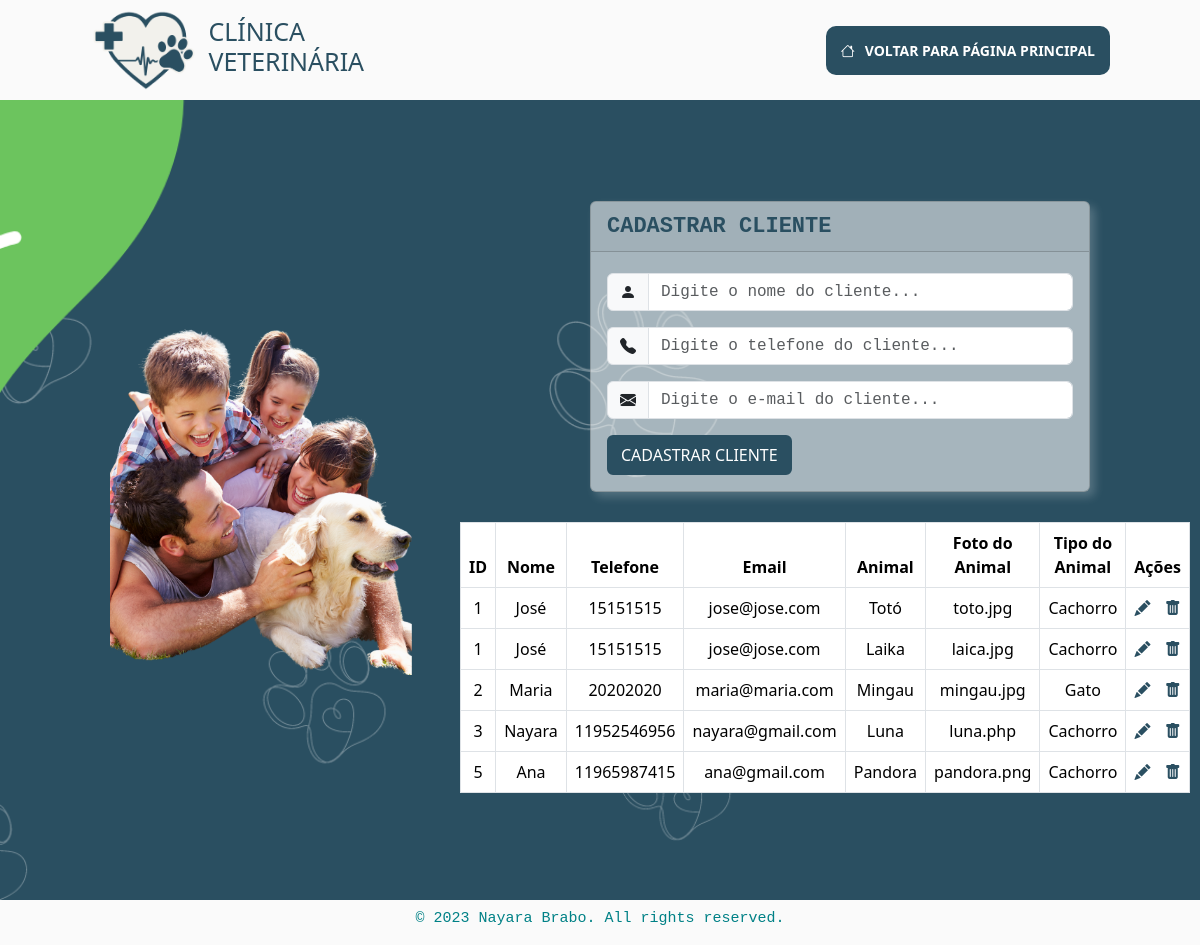
The app's page /addCliente.php with its own data.
### tables this page shows
CREATE TABLE `tbanimal` (
  `codAnimal` int(11) NOT NULL,
  `nomeAnimal` varchar(100) NOT NULL,
  `fotoAnimal` varchar(255) DEFAULT NULL,
  `codTipoAnimal` int(11) DEFAULT NULL,
  `codCliente` int(11) DEFAULT NULL
);

CREATE TABLE `tbcliente` (
  `codCliente` int(11) NOT NULL,
  `nomeCliente` varchar(100) NOT NULL,
  `telefoneCliente` varchar(20) DEFAULT NULL,
  `EmailCliente` varchar(100) DEFAULT NULL
);

CREATE TABLE `tbtipoanimal` (
  `codTipoAnimal` int(11) NOT NULL,
  `tipoAnimal` varchar(50) NOT NULL
);

### addCliente.php (the view, shortened to what this page needs)
<?php
include("conn.php");
$edit = false;
$nomeCliente = $telefoneCliente = $emailCliente = '';
$clientes = $pdo->query('SELECT c.*, a.nomeAnimal, a.fotoAnimal, t.tipoAnimal
                         FROM tbCliente c
                         LEFT JOIN tbAnimal a ON c.codCliente = a.codCliente
                         LEFT JOIN tbTipoAnimal t ON a.codTipoAnimal = t.codTipoAnimal')->fetchAll(PDO::FETCH_ASSOC);
?>
<!DOCTYPE html>
<html lang="pt-BR">
<head>
    <link href="https://cdn.jsdelivr.net/npm/bootstrap@5.3.3/dist/css/bootstrap.min.css" rel="stylesheet">
    <link rel="stylesheet" href="https://cdn.jsdelivr.net/npm/bootstrap-icons@1.8.1/font/bootstrap-icons.css">
    <link rel="stylesheet" href="css/style.css">
</head>
<body>
    <header>
        <div class="logo">
            <img src="img/icon.png" alt="">
            <h3 class="text-uppercase">Clínica Veterinária</h3>
        </div>
        <div class="atendimento">
            <a href="index.php"><i style="margin-right: 10px;" class="bi bi-house"></i>VOLTAR PARA PÁGINA PRINCIPAL</a>
        </div>
    </header>
    <div class="banner imgCliente">
        <img class="imgCliente" src="img/client.png" alt="">
        <div class="cadastro">
            <div class="card">
                <div class="card-header font-monospace"><?php echo $edit ? 'EDITAR CLIENTE' : 'CADASTRAR CLIENTE'; ?></div>
                <div class="card-body">
                    <form action="" method="POST">
                        <div class="input-group flex-nowrap mb-3">
                            <span class="input-group-text" id="addon-wrapping"><i class="bi bi-person-fill"></i></span>
                            <input type="text" class="form-control font-monospace" placeholder="Digite o nome do cliente..." aria-label="Nome" aria-describedby="addon-wrapping" name="nomeCliente" value="<?php echo htmlspecialchars($nomeCliente); ?>" required>
                        </div>
                        <div class="input-group flex-nowrap mb-3">
                            <span class="input-group-text" id="addon-wrapping"><i class="bi bi-telephone-fill"></i></span>
                            <input type="text" class="form-control font-monospace" placeholder="Digite o telefone do cliente..." aria-label="Telefone" aria-describedby="addon-wrapping" name="telefoneCliente" value="<?php echo htmlspecialchars($telefoneCliente); ?>" required>
                        </div>
                        <div class="input-group flex-nowrap mb-3">
                            <span class="input-group-text" id="addon-wrapping"><i class="bi bi-envelope-fill"></i></span>
                            <input type="email" class="form-control font-monospace" placeholder="Digite o e-mail do cliente..." aria-label="Email" aria-describedby="addon-wrapping" name="emailCliente" value="<?php echo htmlspecialchars($emailCliente); ?>" required>
                        </div>
                        <input type="submit" value="<?php echo $edit ? 'EDITAR CLIENTE' : 'CADASTRAR CLIENTE'; ?>" class="btn btn-primary">
                    </form>
                </div>
            </div>
            <div class="table-container">
                <table class="table table-bordered">
                    <thead>
                        <tr>
                            <th>ID</th>
                            <th>Nome</th>
                            <th>Telefone</th>
                            <th>Email</th>
                            <th>Animal</th>
                            <th>Foto do Animal</th>
                            <th>Tipo do Animal</th>
                            <th>Ações</th>
                        </tr>
                    </thead>
                    <tbody>
                        <?php foreach ($clientes as $cliente) : ?>
                            <tr>
                                <td><?php echo htmlspecialchars($cliente['codCliente']); ?></td>
                                <td><?php echo htmlspecialchars($cliente['nomeCliente']); ?></td>
                                <td><?php echo htmlspecialchars($cliente['telefoneCliente']); ?></td>
                                <td><?php echo htmlspecialchars($cliente['EmailCliente']); ?></td>
                                <td><?php echo htmlspecialchars($cliente['nomeAnimal'] ?? ''); ?></td>
                                <td><?php echo htmlspecialchars($cliente['fotoAnimal'] ?? ''); ?></td>
                                <td><?php echo htmlspecialchars($cliente['tipoAnimal'] ?? ''); ?></td>
                                <td>
                                    <a href="addCliente.php?edit=<?php echo $cliente['codCliente']; ?>" class="edit-btn"><i style="margin-right: 10px;" class="bi bi-pencil-fill"></i></a>
                                    <a href="addCliente.php?delete=<?php echo $cliente['codCliente']; ?>" class="delete-btn"><i class="bi bi-trash-fill"></i></a>
                                </td>
                            </tr>
                        <?php endforeach; ?>
                    </tbody>
                </table>
            </div>
        </div>
    </div>
    <footer>
        <h5 class="font-monospace" style="font-size: 15px; color: #008186;">&copy; 2023 Nayara Brabo. All rights reserved.</h5>
    </footer>
</body>
</html>

### css/style.css (style rules this page uses)
body { display: flex; flex-direction: column; justify-content: end; align-items: center; }
header { display: flex; justify-content: space-between; align-items: center; background-color: #fafafa; height: 100px; width: 100vw; }
.logo { display: flex; align-items: center; }
.logo img { margin-left: 90px; margin-right: 10px; height: 80px; }
.logo h3 { width: 100px; color: #2a4f61; font-size: 25px; }
.atendimento { margin-right: 90px; }
.atendimento a { padding: 15px; border-radius: 10px; color: white; font-weight: bold; font-size: 14px; text-decoration: none; background-color: #2a4f61; transition: all 0.3s; position: relative; }
.banner { display: flex; justify-content: center; align-items: center; width: 100vw; height: 100vh; }
.banner::before { content: ""; background-image: url(../img/background.png); background-repeat: no-repeat; background-size: cover; background-position: center; width: 100vw; height: 100vh; position: absolute; z-index: -1; }
.banner img { margin-left: 20px; height: 400px; }
.imgCliente img { margin-left: 130px; height: 350px; }
.card { margin: 10px; width: 500px; background-color: rgb(250, 250, 250, 0.6); box-shadow: 5px 5px 10px 0px rgba(255, 255, 255, 0.2); }
.card-header { font-size: 22px; font-weight: bold; color: #2a4f61; }
.input-group { margin-top: 5px; margin-bottom: 20px; }
.btn { background-color: #2a4f61; border: 2px #2a4f61 solid; transition: all 0.3s; position: relative; }
.cadastro { display: flex; flex-direction: column; justify-content: center; align-items: center; }
.table-container { margin-top: 20px; margin-right: 30px; }
table { background-color: #fafafa; color: #2a4f61; }
table th, table td { padding: 10px; text-align: center; }
.edit-btn, .delete-btn { color: #2a4f61; }
footer { display: flex; justify-content: center; align-items: center; background-color: #fafafa; height: 45px; width: 100vw; }

### records on screen
tbanimal: codCliente.codCliente "1", codCliente.nomeCliente "José", codCliente.telefoneCliente "15151515", codCliente.EmailCliente "jose@jose.com", nomeAnimal "Totó", fotoAnimal "toto.jpg", codTipoAnimal.tipoAnimal "Cachorro"
tbanimal: codCliente.codCliente "1", codCliente.nomeCliente "José", codCliente.telefoneCliente "15151515", codCliente.EmailCliente "jose@jose.com", nomeAnimal "Laika", fotoAnimal "laica.jpg", codTipoAnimal.tipoAnimal "Cachorro"
tbanimal: codCliente.codCliente "2", codCliente.nomeCliente "Maria", codCliente.telefoneCliente "20202020", codCliente.EmailCliente "maria@maria.com", nomeAnimal "Mingau", fotoAnimal "mingau.jpg", codTipoAnimal.tipoAnimal "Gato"
tbanimal: codCliente.codCliente "3", codCliente.nomeCliente "Nayara", codCliente.telefoneCliente "11952546956", codCliente.EmailCliente "nayara@gmail.com", nomeAnimal "Luna", fotoAnimal "luna.php", codTipoAnimal.tipoAnimal "Cachorro"
tbanimal: codCliente.codCliente "5", codCliente.nomeCliente "Ana", codCliente.telefoneCliente "11965987415", codCliente.EmailCliente "ana@gmail.com", nomeAnimal "Pandora", fotoAnimal "pandora.png", codTipoAnimal.tipoAnimal "Cachorro"
